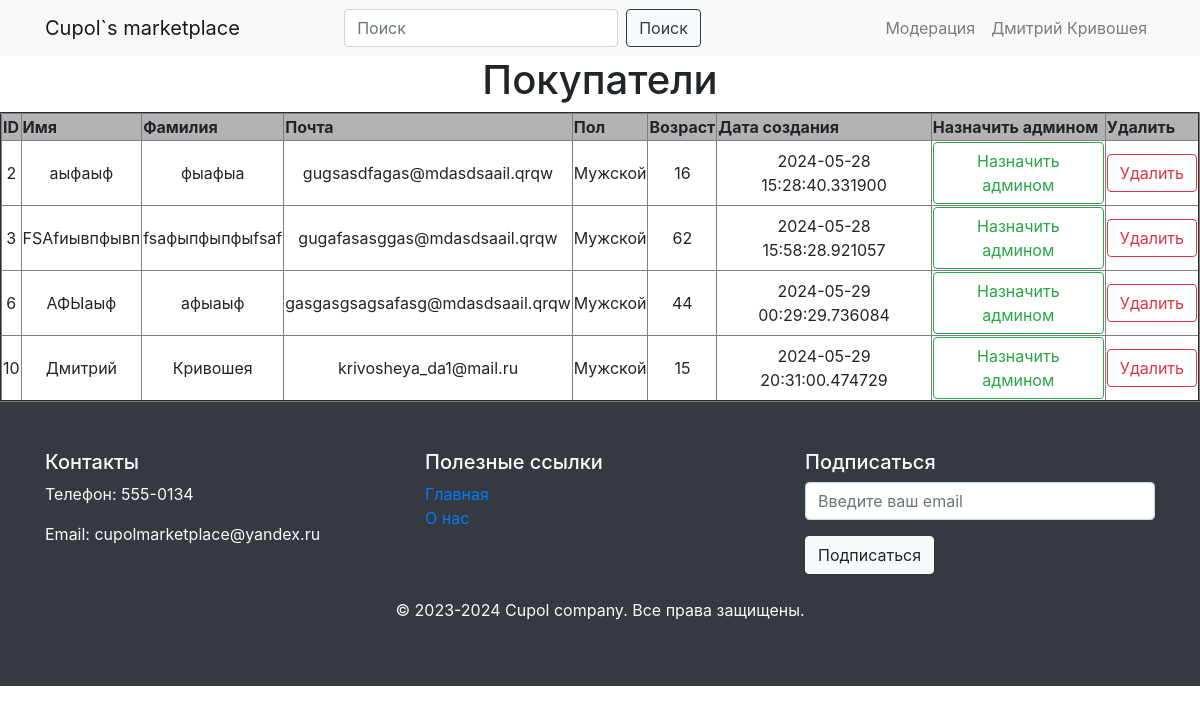
The page /admin/list_of_buyers (signed in) on the database its author committed.
### data/user.py (models this page shows)
class User(SqlAlchemyBase, UserMixin , SerializerMixin):
    __tablename__ = 'user'
    id = sqlalchemy.Column(sqlalchemy.Integer, primary_key=True, autoincrement=True)
    type = sqlalchemy.Column(sqlalchemy.String)
    email = sqlalchemy.Column(sqlalchemy.String)
    def get_user(self, db_sess=None):
        if not db_sess:
            db_sess = db_session.create_session()
        return db_sess.query(eval(self.type.capitalize())).get(self.id)

### data/admin.py (models this page shows, shortened)
class Admin(SqlAlchemyBase, UserMixin, SerializerMixin):
    __tablename__ = 'admin'
    id = sqlalchemy.Column(sqlalchemy.Integer, sqlalchemy.ForeignKey("user.id"), primary_key=True)
    name = sqlalchemy.Column(sqlalchemy.String)
    surname = sqlalchemy.Column(sqlalchemy.String)
    email = sqlalchemy.Column(sqlalchemy.String)
    password = sqlalchemy.Column(sqlalchemy.String)
    gender = sqlalchemy.Column(sqlalchemy.String)
    age = sqlalchemy.Column(sqlalchemy.Integer)
    is_boss = sqlalchemy.Column(sqlalchemy.Boolean, default=False)
    date = sqlalchemy.Column(sqlalchemy.DateTime, default=datetime.datetime.now)
    user = orm.relationship("User")

### data/buyer.py (models this page shows, shortened)
class Buyer(SqlAlchemyBase, UserMixin, SerializerMixin):
    __tablename__ = 'buyer'
    id = sqlalchemy.Column(sqlalchemy.Integer, sqlalchemy.ForeignKey("user.id"), primary_key=True)
    name = sqlalchemy.Column(sqlalchemy.String)
    surname = sqlalchemy.Column(sqlalchemy.String)
    email = sqlalchemy.Column(sqlalchemy.String)
    password = sqlalchemy.Column(sqlalchemy.String)
    gender = sqlalchemy.Column(sqlalchemy.String)
    age = sqlalchemy.Column(sqlalchemy.Integer)
    date = sqlalchemy.Column(sqlalchemy.DateTime, default=datetime.datetime.now)
    user = orm.relationship("User")

### main.py (the view)
@app.route('/admin/list_of_buyers')
def list_of_buyers():
    db_sess = db_session.create_session()
    buyers = db_sess.query(Buyer).all()
    user = current_user.get_user()
    return render_template("list_of_buyers.html", buyers=buyers, user=user)

### data/db_session.py (called while the page is built)
def create_session() -> Session:
    global __factory
    return __factory()

### main.py (called while the page is built)
@login_manager.user_loader
def load_user(user_id):
    db_sess = db_session.create_session()
    return db_sess.query(User).get(user_id)

### templates/list_of_buyers.html
{% extends "base.html" %}
{% block content %}
    {% if current_user.type == "admin" %}
        <h1 align="center">Покупатели</h1>
        <table border="2px solid grey">
            <tr>
                <th bgcolor="#b3b3b3">ID</th>
                <th bgcolor="#b3b3b3">Имя</th>
                <th bgcolor="#b3b3b3">Фамилия</th>
                <th bgcolor="#b3b3b3">Почта</th>
                <th bgcolor="#b3b3b3">Пол</th>
                <th bgcolor="#b3b3b3">Возраст</th>
                <th bgcolor="#b3b3b3">Дата создания</th>
                <th bgcolor="#b3b3b3">Назначить админом</th>
                <th bgcolor="#b3b3b3">Удалить</th>
            </tr>
            {% for i in buyers %}
                <tr>
                    <td align="center">{{ i.id }}</td>
                    <td align="center">{{ i.name }}</td>
                    <td align="center">{{ i.surname }}</td>
                    <td align="center">{{ i.email }}</td>
                    <td align="center">
                        {% if i.gender == "male" %}
                            Мужской
                        {% else %}
                            Женский
                        {% endif %}
                    </td>
                    <td align="center">{{ i.age }}</td>
                    <td align="center">{{ i.date }}</td>
                    <td align="center">
                        <a class="btn btn-outline-success" href="/admin/give_admin/{{i.id}}">Назначить админом</a>
                    </td>
                    <td align="center">
                        <a class="btn btn-outline-danger" href="/admin/delete/{{i.id}}">Удалить</a>
                    </td>
                </tr>
            {% endfor %}
        </table>
    {% else %}
        <h1 align="center">У вас нет прав для доступа к данной странице</h1>
    {% endif %}
{% endblock %}

### templates/base.html (shortened to what this page needs)
<!DOCTYPE html>
<html lang="en" xmlns="http://www.w3.org/1999/html">
<head>
    <link rel="stylesheet" href="{{ css_style }}">
    <link rel="stylesheet" href="https://stackpath.bootstrapcdn.com/bootstrap/4.5.2/css/bootstrap.min.css">
</head>
<body>
<nav class="navbar navbar-expand-lg navbar-light bg-light">
    <div class="container">
        <a class="navbar-brand" href="/">Cupol`s marketplace</a>
        <form class="form-inline mx-auto">
            <input class="form-control mr-sm-2" type="search" id="searchQuery" placeholder="Поиск" aria-label="Search">
            <button class="btn btn-outline-dark my-2 my-sm-0 btn-animated" type="submit" onclick="search(event)">Поиск</button>
        </form>
        {% if current_user.is_authenticated %}
            <ul class="navbar-nav ml-auto">
                <li class="nav-item">
                    {% if current_user.type == "buyer" %}
                        <a class="nav-link custom-cart-btn" href="/cart">Корзина</a>
                    {% elif current_user.type == "seller" %}
                        <a class="nav-link custom-cart-btn" href="/add_product/start">Добавить товар</a>
                    {% elif current_user.type == "admin" %}
                        <a class="nav-link custom-cart-btn" href="/admin">Модерация</a>
                    {% endif %}
                </li>
                <li class="nav-item">
                    <a class="nav-link custom-account-btn" href="/account">{{ current_user.get_user().name }} {{ current_user.get_user().surname }}</a>
                </li>
            </ul>
        {% else %}
            <p>
                <a class="btn btn btn-outline-dark btn-animated" href="/register">Зарегистрироваться</a>
                <a class="btn btn btn-outline-dark btn-animated" href="/login">Войти</a>
            </p>
        {% endif %}
    </div>
</nav>
{% block content %}{% endblock %}
<footer class="footer bg-dark text-light py-5">
    <div class="container">
        <div class="row">
            <div class="col-md-4">
                <h5>Контакты</h5>
                <p>Телефон: 555-0134</p>
                <p>Email: cupolmarketplace@yandex.ru</p>
            </div>
            <div class="col-md-4">
                <h5>Полезные ссылки</h5>
                <ul class="list-unstyled">
                    <li><a href="/">Главная</a></li>
                    <li><a href="/about_us">О нас</a></li>
                </ul>
            </div>
            <div class="col-md-4">
                <h5>Подписаться</h5>
                <form id="subscribeForm">
                    <div class="form-group">
                        <input type="email" class="form-control" id="emailInput" placeholder="Введите ваш email" required>
                    </div>
                    <button type="submit" class="btn btn-light btn-animated" id="subscribeBtn">Подписаться</button>
                </form>
            </div>
        </div>
        <div class="row mt-4">
            <div class="col-md-12 text-center">
                <p>&copy; 2023-2024 Cupol company. Все права защищены.</p>
            </div>
        </div>
    </div>
</footer>

### rows shown on the page
User: get_user "Дмитрий", get_user "Кривошея"
Buyer: id "2", name "аыфаыф", surname "фыафыа", email "gugsasdfagas@mdasdsaail.qrqw", gender "Мужской", age "16", date "2024-05-28 15:28:40.331900"
Buyer: id "3", name "FSAfиывпфывп", surname "fsaфыпфыпфыfsaf", email "gugafasasggas@mdasdsaail.qrqw", gender "Мужской", age "62", date "2024-05-28 15:58:28.921057"
Buyer: id "6", name "АФЫаыф", surname "афыаыф", email "gasgasgsagsafasg@mdasdsaail.qrqw", gender "Мужской", age "44", date "2024-05-29 00:29:29.736084"
Buyer: id "10", name "Дмитрий", surname "Кривошея", email "krivosheya_da1@mail.ru", gender "Мужской", age "15", date "2024-05-29 20:31:00.474729"
